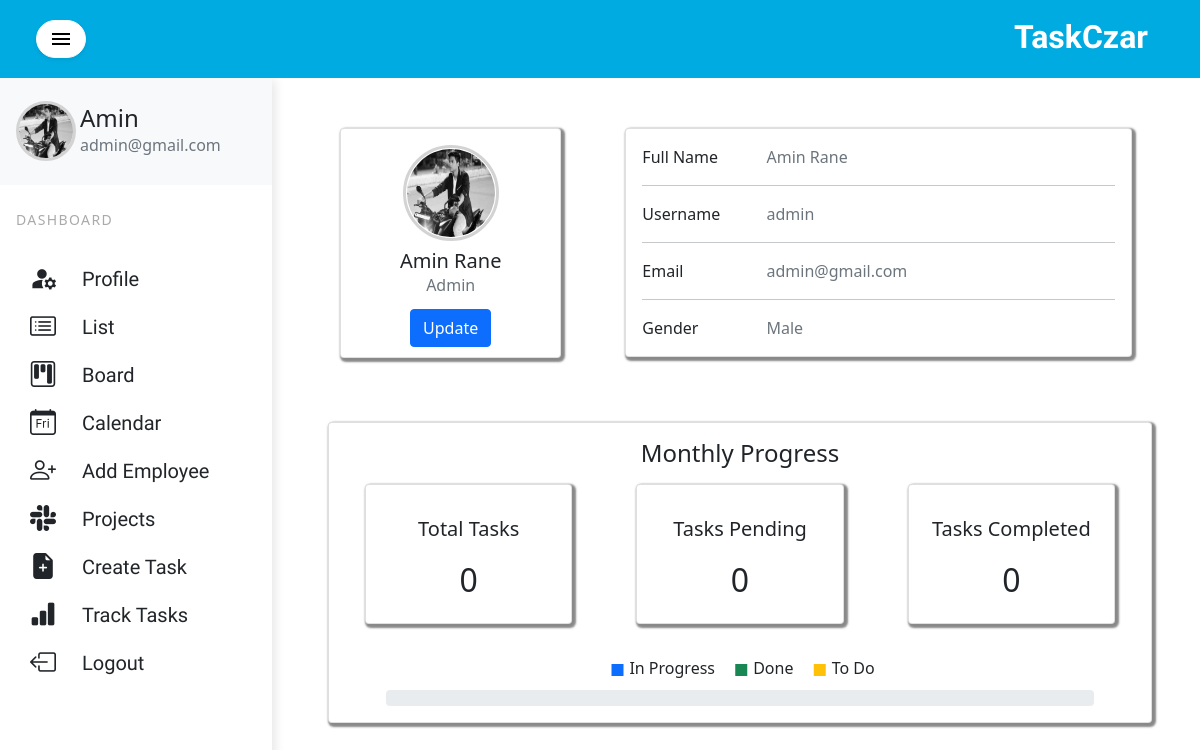
The page /profile/ (signed in) on the database its author committed.
### employee/models.py (models this page shows, shortened)
class Employee(AbstractUser):
    username = models.CharField(unique=True, max_length=30, blank=True, null=True)
    first_name = models.CharField(max_length=15, blank=True, null=True)
    last_name = models.CharField(max_length=15, blank=True, null=True)
    def full_name(self):
        return f'{self.first_name} {self.last_name}'
    ROLE = [
        ('Admin', 'Admin'),
        ('Project Manager', 'Project Manager'),
        ('Employee', 'Employee')
    ]
    role = models.CharField(max_length=30, choices=ROLE, null=True, blank=True)
    email = models.EmailField(blank=True, null=True)
    created_at = models.DateTimeField(auto_now_add=True)
    Gender = [
        ('Male', 'Male'),
        ('Female', 'Female'),
        ('Other', 'Other')
    ]
    gender = models.CharField(max_length=30, choices=Gender, null=True, blank=True)
    USERNAME_FIELD = 'username'
    REQUIRED_FIELDS = ["first_name", "last_name", "role"]
    def is_admin(self):
        return True if (self.role == "Admin") else False

class EmployeeProfile(models.Model):
    user = models.OneToOneField(Employee, on_delete=models.CASCADE)
    profile_picture = models.ImageField(default='user-profile-default.png', upload_to='profile_pictures')

### employee/views.py (the view)
# urls.py: path('profile/', views.profile_page, name="profile"),
@login_required(login_url='login')
def profile_page(request):
    total_task = request.user.task_set.filter(due_date__month=datetime.now().strftime('%m')).count()
    tasks_completed = request.user.task_set.filter(status='Done',  due_date__month=datetime.now().strftime('%m')).count()
    tasks_in_progress = request.user.task_set.filter(status='In Progress',  due_date__month=datetime.now().strftime('%m')).count()
    tasks_to_do = request.user.task_set.filter(status='To Do',  due_date__month=datetime.now().strftime('%m')).count()
    tasks_pending = tasks_to_do + tasks_in_progress
    if total_task != 0:
        context = {
            'total_task': total_task,
            'tasks_completed': tasks_completed,
            'tasks_in_progress': (tasks_in_progress/total_task)*100,
            'tasks_done': (tasks_completed/total_task)*100,
            'tasks_to_do': 100-((tasks_in_progress/total_task)*100)-((tasks_completed/total_task)*100),
            'tasks_pending': tasks_pending,
        }
    else:
        context = {
            'total_task': 0,
            'tasks_completed': 0,
            'tasks_in_progress': 0,
            'tasks_done': 0,
            'tasks_to_do': 0,
            'tasks_pending': 0,
        }
    return render(request, 'employee/profile.html', context)

### employee/templates/employee/profile.html (shortened to what this page needs)
{% extends 'employee/index.html' %}
{% block content %}
<div class="row" >
    <div class="col-md-4" style="padding:2em;padding-top:0.5em">
        <div class="card card-body text-center" style="box-shadow:2px 2px 2px 2px rgba(97,98,98,0.75);padding-bottom:2px">
            {% if request.user.employeeprofile.profile_picture %}
            <img onclick="location.href='{% url 'update-profile-picture' %}'" class="rounded-circle" style="border: 3px solid lightgrey;margin-left: auto;margin-right: auto;padding:1px"
             height="96" width="96" src="{{ request.user.employeeprofile.profile_picture.url }}">
        {% endif %}
            <h5 class="mt-2 mb-0">{{request.user.full_name}}</h5>
            <p class="text-muted mb-1">{{request.user.role}}</p>
            <div class="d-flex justify-content-center mb-2 mt-2">
              <a href="{% url 'update-profile' %}"><button type="button" class="btn btn-primary">Update</button></a>
            </div>
          </div>
        </div>
      <div class="col-md-8" style="padding:2em;padding-top:0.5em">
        <div class="card card-body" style="box-shadow:2px 2px 2px 2px rgba(97,98,98,0.75)">
            <div class="row">
              <div class="col-sm-3">
                <p class="mb-0">Full Name</p>
              </div>
              <div class="col-sm-9">
                <p class="text-muted mb-0">{{request.user.first_name}} {{request.user.last_name}}</p>
              </div>
            </div>
            <hr>
            <div class="row">
              <div class="col-sm-3">
                <p class="mb-0">Username</p>
              </div>
              <div class="col-sm-9">
                <p class="text-muted mb-0">{{request.user.username}}</p>
              </div>
            </div>
            <hr>
            <div class="row">
              <div class="col-sm-3">
                <p class="mb-0">Email</p>
              </div>
              <div class="col-sm-9">
                <p class="text-muted mb-0">{{request.user.email}}</p>
              </div>
            </div>
            <hr>
            <div class="row">
              <div class="col-sm-3">
                <p class="mb-0">Gender</p>
              </div>
            <div class="col-sm-9">
                <p class="text-muted mb-0">{{request.user.gender}}</p>
              </div>
            </div>
          </div>
        </div>
<div class="row" style="padding:2em;padding-right:0em">
{% block updateform %}
     <div class="card card-body text-center" style="box-shadow:2px 2px 2px 2px rgba(97,98,98,0.75)">
        <h4>Monthly Progress</h4>
    <div class="row">
    <div class="col-md-4" style="padding:2em;padding-top:0.5em">
        <div class="card card-body text-center" style="box-shadow:2px 2px 2px 2px rgba(97,98,98,0.75)">
            <h5 class="my-3">Total Tasks</h5>
            <div class="d-flex justify-content-center mt-1">
                <h2>{{ total_task }}</h2>
            </div>
          </div>
        </div>
    <div class="col-md-4" style="padding:2em;padding-top:0.5em">
        <div class="card card-body text-center" style="box-shadow:2px 2px 2px 2px rgba(97,98,98,0.75)">
            <h5 class="my-3">Tasks Pending</h5>
            <div class="d-flex justify-content-center mt-1">
                <h2>{{ tasks_pending }}</h2>
            </div>
          </div>
        </div>
    <div class="col-md-4" style="padding:2em;padding-top:0.5em">
        <div class="card card-body text-center" style="box-shadow:2px 2px 2px 2px rgba(97,98,98,0.75)">
            <h5 class="my-3">Tasks Completed</h5>
            <div class="d-flex justify-content-center mt-1">
                <h2>{{ tasks_completed }}</h2>
            </div>
          </div>
        </div>
        <div class="mb-2">
            <span style="margin-right: 10px"><i class="material-icons" style="color:#0d6efd;vertical-align: middle">stop</i>In Progress</span>
            <span style="margin-right: 10px"><i class="material-icons" style="color:#198754;vertical-align: middle">stop</i>Done</span>
            <span><i class="material-icons" style="color:#ffc107;vertical-align: middle">stop</i>To Do</span>
        </div>
    <div class="row" style="width:90%;margin: 0 auto">
    <div class="progress" style="padding:0px">
</div>
    </div>
        </div>
    </div>
</div>
{%endblock updateform %}
</div>
  {%endblock%}

### employee/templates/employee/sidebar.html (shortened to what this page needs)
{% load static %}
<div class="vertical-nav bg-white " id="sidebar">
  <div class="py-4 px-3 mb-4 bg-light">
    <div class="media d-flex align-items-center">
        {% if request.user.employeeprofile.profile_picture.url %}
        <img class="rounded-circle" style="border: 3px solid lightgrey" height="60" width="60"
             src="{{ request.user.employeeprofile.profile_picture.url }}">
            {% else %}
      <i class="material-icons md-48">account_circle</i>
        {% endif %}
      <div class="media-body ms-1">
        <h4 class="m-0 user-name">{{request.user.first_name}}</h4>
        <p class="font-weight-normal text-muted mb-0">{{request.user.email}}</p>
      </div>
    </div>
  </div>
  <p class="text-gray font-weight-bold text-uppercase px-3 small pb-4 mb-0">Dashboard</p>
  <ul class="nav flex-column bg-white mb-0">
      <li class="nav-item side">
        <a href="{% url 'profile' %}" class="nav-link text-dark">
            <div class="row list" >
                <div class="col-sm-3 list">
                    <i class="material-icons" style="font-size:1.1em ">manage_accounts</i>
                </div>
                <div class="col-sm-9 list">
                    Profile
                </div>
            </div>
        </a>
    </li>
    <li class="nav-item  side">
        <a href="{% url 'list' %}" class="nav-link text-dark">
            <div class="row list" >
                <div class="col-sm-3 list">
                    <i class="bi bi-card-list"></i>
                </div>
                <div class="col-sm-9 list">
                    List
                </div>
            </div>
        </a>
    </li>
      <li class="nav-item side">
        <a href="{% url 'board' %}" class="nav-link side text-dark">
            <div class="row list" >
                <div class="col-sm-3 list">
                    <i class="bi bi-kanban"></i>
                </div>
                <div class="col-sm-9 list">
                   Board
                </div>
            </div>
        </a>
      </li>
      <li class="nav-item side">
        <a href="{% url 'calendar' %}" class="nav-link side text-dark">
            <div class="row list" >
                <div class="col-sm-3 list">
                    <i class="bi bi-calendar-day"></i>
                </div>
                <div class="col-sm-9 list">
                   Calendar
                </div>
            </div>
        </a>
      </li>
      {% if request.user.is_admin %}
      <li class="nav-item side">
        <a href="{% url 'register' %}" class="nav-link side text-dark">
            <div class="row list" >
                <div class="col-sm-3 list">
                    <i class="bi bi-person-plus"></i>
                </div>
                <div class="col-sm-9 list">
                   Add Employee
                </div>
            </div>
        </a>
      </li>
      <li class="nav-item side">
        <a href="{% url 'project-list' %}" class="nav-link side text-dark">
            <div class="row list" >
                <div class="col-sm-3 list">
                    <i class="bi bi-slack"></i>
                </div>
                <div class="col-sm-9 list">
                   Projects
                </div>
            </div>
        </a>
      </li>
      {% endif %}
      <li class="nav-item side">
           {% if request.user.is_admin or request.user.is_project_manager %}
        <a href="#" class="nav-link side text-dark" data-bs-toggle="modal" data-bs-target="#exampleModal">
            <div class="row list" >
                <div class="col-sm-3 list" style="padding-left:1em">
                    <i class="bi bi-file-earmark-plus-fill"></i>
                </div>
                <div class="col-sm-9 list">
                   Create Task
                </div>
            </div>
        </a>
          {% endif %}
      </li>
    {% if request.user.is_admin %}
      <li class="nav-item side">
        <a href="{% url 'employee-details' %}" class="nav-link side text-dark">
            <div class="row list" >
                <div class="col-sm-3 list">
                    <i class="bi bi-bar-chart-fill"></i>
                </div>
                <div class="col-sm-9 list">
                   Track Tasks
                </div>
            </div>
        </a>
      </li>
  {% endif %}
      <li class="nav-item side">
        <a href="{% url 'logout' %}" class="nav-link side text-dark">
            <div class="row list" >
                <div class="col-sm-3 list">
                    <i class="bi bi-box-arrow-left"></i>
                </div>
                <div class="col-sm-9 list">
                   Logout
                </div>
            </div>
        </a>
      </li>
  </ul>
</div>

### employee/templates/employee/index.html (style rules this page uses)
body { background-color: #f3efef; min-height: 100vh; overflow-x: hidden; }
.vertical-nav { min-width: 17rem; width: 17rem; height: 100vh; position: fixed; top: 4.8rem; left: 0; box-shadow: 3px 3px 10px rgba(0, 0, 0, 0.1); transition: all 0.4s; }
.text-uppercase { letter-spacing: 0.1em; }
.text-gray { color: #aaa; }
.user-name { text-transform: capitalize; }
.nav-link { text-transform: capitalize; }
.row.list { height:2em; }
.col-sm-3.list { align-items: center; font-size:26px; padding-top:3px; padding-left:1em; }
.col-sm-9.list { padding-top:2px; font-size: 20px; font-family: 'Acme', sans-serif; }

### rows shown on the page
Employee: user.employeeprofile.profile_picture (picture), user.first_name "Amin", user.email "admin@gmail.com", user.full_name "Amin Rane", user.role "Admin", user.last_name "Rane", user.username "admin", user.gender "Male"

### other values the page prints
{{ total_task }} "0"
{{ tasks_pending }} "0"
{{ tasks_completed }} "0"
